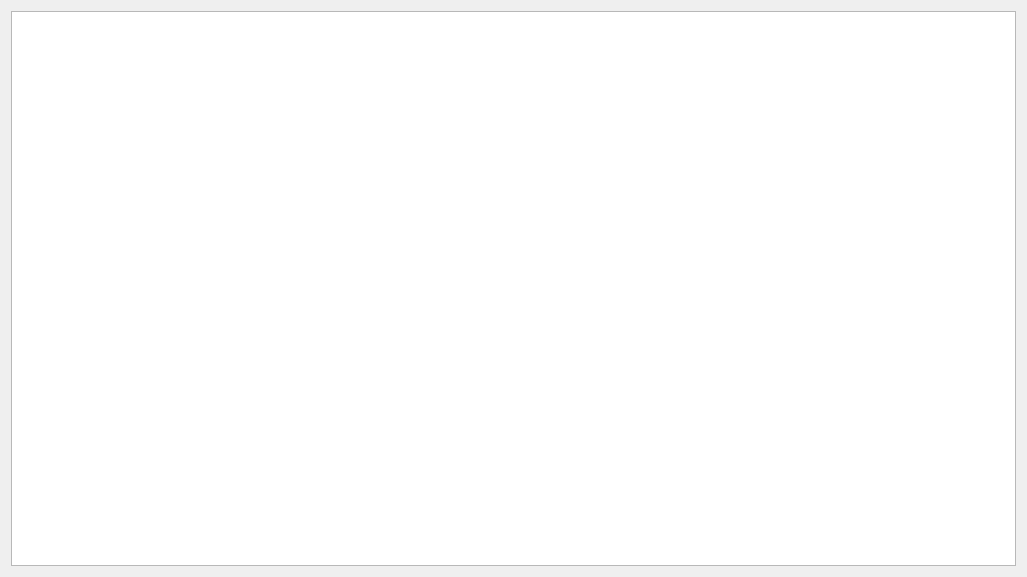
<?xml version="1.0" encoding="UTF-8"?>
<ui version="4.0">
 <class>MapWidget</class>
 <widget class="QWidget" name="MapWidget">
  <property name="geometry">
   <rect>
    <x>0</x>
    <y>0</y>
    <width>1027</width>
    <height>577</height>
   </rect>
  </property>
  <property name="cursor">
   <cursorShape>WhatsThisCursor</cursorShape>
  </property>
  <property name="windowTitle">
   <string>SORGES map view</string>
  </property>
  <property name="windowIcon">
   <iconset resource="../images/logo.qrc">
    <normaloff>:/Logo_sorges.png</normaloff>:/Logo_sorges.png</iconset>
  </property>
  <layout class="QHBoxLayout" name="horizontalLayout">
   <item>
    <widget class="QGraphicsView" name="mapView">
     <property name="enabled">
      <bool>true</bool>
     </property>
    </widget>
   </item>
  </layout>
 </widget>
 <layoutdefault spacing="6" margin="11"/>
 <resources>
  <include location="../images/logo.qrc"/>
 </resources>
 <connections/>
</ui>
